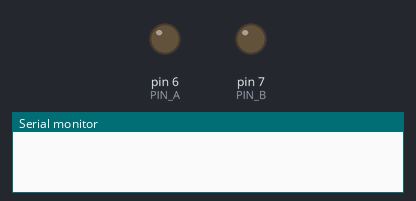
Bench run of a sketch on a simulated Arduino Uno, built with avr-gcc and run on an emulated ATmega328P. On the bench: output pins drawn as LEDs (lit = HIGH), the last lines printed to the serial monitor.

Above: at 1.5 s.
At 5.0 s:
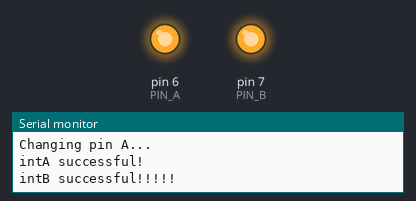
Timing chart, 0 to 10.4 s (numbered marks = the images above):
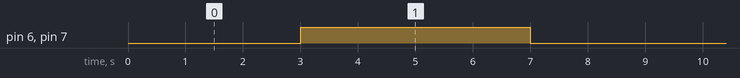

The sketch:

PCI_test.ino
```cpp
#include <PinChangeInt.h>

#define PIN_A 6
#define PIN_B 7

volatile boolean state;
volatile boolean successA;
volatile boolean successB;

void setup()
{
  Serial.begin(9600);
  pinMode(PIN_A, OUTPUT);
  pinMode(PIN_B, OUTPUT);
  digitalWrite(PIN_A, LOW);
  digitalWrite(PIN_B, LOW);
  state = false;
  successA = successB = false;
  PCintPort::attachInterrupt(PIN_A, &intA, CHANGE);
  PCintPort::attachInterrupt(PIN_B, &intB, CHANGE);
}

void loop()
{
  delay(1000);
  successA = successB = false;
  delay(1000);
  Serial.println("Changing pin A...");
  delay(1000);
  state = !state;
  digitalWrite(PIN_A, state);
  delay(1000);
  if (successA)
    Serial.println("intA successful!");
  if (successB)
    Serial.println("intB successful!!!!!");
}


void intA()
{
  //slow and time wasting
  for (int i = 0; i < 1000; i++);
  successA = true;
  digitalWrite(PIN_B, state);
  for (int i = 0; i < 10000; i++);
}

void intB()
{
  successB = true;
}
```

Measured:
- by itself, pin 6 (PIN_A), pin 7 (PIN_B): alternates HIGH for 4.0 s and LOW for 4.0 s
